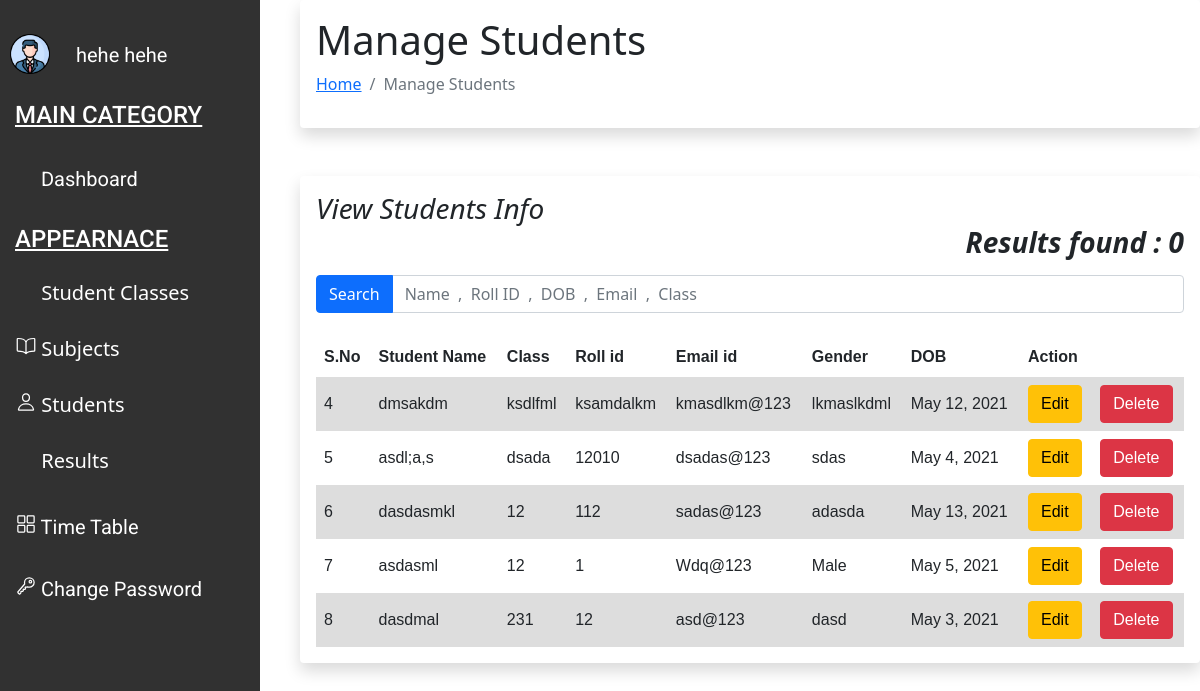
The page /managestudent (signed in) on the database its author committed.
### myApp/models.py (models this page shows, shortened)
class AddStudent(models.Model):
    user = models.ForeignKey(User, default=None, on_delete=models.CASCADE)
    name = models.CharField(max_length=50)
    roll = models.CharField(max_length=50)
    email = models.EmailField(max_length=50)
    gender = models.CharField(max_length=50)
    cla_ss = models.CharField(max_length=50)
    dob = models.DateField()

### myApp/views.py (the view, shortened to what this page needs)
# urls.py: path('managestudent', views.manage_student, name="managestudent"),
@login_required
def manage_student(request):
    addstu = AddStudent.objects.filter(user=request.user)
    return render(request, 'student/manageStudent.html', {'addstu': addstu, 'count': 0})

### templates/student/manageStudent.html (shortened to what this page needs)
{% load static %} {% block content %}
<!DOCTYPE html>
<html lang="en">
<head>
    <link href="https://cdn.jsdelivr.net/npm/bootstrap@5.0.0-beta3/dist/css/bootstrap.min.css" rel="stylesheet">
    <link href="{% static 'student/style.css' %}" rel="stylesheet">
    <link href="https://cdn.jsdelivr.net/npm/bootstrap@5.0.0-beta3/dist/css/bootstrap.min.css" integrity="
    sha384-eOJMYsd53ii+scO/bJGFsiCZc+5NDVN2yr8+0RDqr0Ql0h+rP48ckxlpbzKgwra6" rel="stylesheet" />
</head>
</html>
<body>
    <div class="sidebar " id="sidenav ">
        <br />
        <div class="user ">
            <img alt="user " id="user-img " src="{% static 'dashboard/profile.png' %}" />
            <a href="# ">
                {{user.first_name}} {{user.last_name}}
            </a>
        </div>
        <h4>
            MAIN CATEGORY
        </h4>
        <a href="{% url 'dashboard' %} ">
            <ion-icon name="home-outline ">
            </ion-icon>
            Dashboard
        </a>
        <h4 id="appearance ">
            APPEARNACE
        </h4>
        <button class="dropdown-btn ">
            <ion-icon name="document-outline ">
            </ion-icon>
            Student Classes
        </button>
        <button class="dropdown-btn">
            <ion-icon name="book-outline">
            </ion-icon>
            Subjects
        </button>
        <button class="dropdown-btn">
            <ion-icon name="person-outline">
            </ion-icon>
            Students
        </button>
        <button class="dropdown-btn">
            <ion-icon name="bar-  chart-outline">
            </ion-icon>
            Results
        </button>
        <a href="{% url 'Timetable' %}">
            <ion-icon name="grid-outline">
            </ion-icon>
            Time Table
        </a>
        <a href="{% url 'resetpassword' %}">
            <ion-icon name="key-outline">
            </ion-icon>
            Change Password
        </a>
    </div>
    <div class="body">
        <div class="part1 shadow p-3 mb-5 bg-body rounded">
            <h1 class="HEADING">
                Manage Students
            </h1>
            <ol class="breadcrumb">
                <li class="breadcrumb-item">
                    <a href="{% url 'dashboard' %}">
                        Home
                    </a>
                </li>
                <li aria-current="page" class="breadcrumb-item active">
                    Manage Students
                </li>
            </ol>
        </div>
    </div>
</body>
<div class="Class shadow p-3 mb-5 bg-body rounded" id="main">
    <h3 class="fst-italic">
        View Students Info
        <p class="text-end fst-italic fw-bold">
            Results found : {{count}}
        </p>
    </h3>
    <form action="">
        <div class="input-group mb-4">
            <button class="btn btn-primary" id="button-addon1" type="submit">
                Search
            </button>
            <input aria-describedby="button-addon1" aria-label="Example text with button addon" class="form-control" name="q" placeholder="Name  ,  Roll ID  ,  DOB  ,  Email  ,  Class" type="text">
        </div>
    </form>
    <table>
        <tr>
            <th>
                S.No
            </th>
            <th>
                Student Name
            </th>
            <th>
                Class
            </th>
            <th>
                Roll id
            </th>
            <th>
                Email id
            </th>
            <th>
                Gender
            </th>
            <th>
                DOB
            </th>
            <th>
                Action
            </th>
        </tr>
        {% for s in addstu %}
        <tr>
            <td>
                {{s.id}}
            </td>
            <td>
                {{s.name}}
            </td>
            <td>
                {{s.cla_ss}}
            </td>
            <td>
                {{s.roll}}
            </td>
            <td>
                {{s.email}}
            </td>
            <td>
                {{s.gender}}
            </td>
            <td>
                {{s.dob}}
            </td>
            <td>
                <a href="/editstudent/{{s.id}}">
                    <button class="btn btn-warning" type="submit">
                        Edit
                    </button>
                </a>
            </td>
            <td>
                <a href="/deletestudent/{{s.id}}">
                    <button class="btn btn-danger" type="submit">
                        Delete
                    </button>
                </a>
            </td>
        </tr>
        {% endfor %}
    </table>
</div>
{% endblock %}

### myApp/static/student/style.css (style rules this page uses)
table { font-family: arial, sans-serif; border-collapse: collapse; width: 100%; }
td, th { border: 1px solid #dddddd; text-align: left; padding: 8px; }
tr:nth-child(even) { background-color: #dddddd; }
body { width : 1200px; }
.body { margin-left: 300px; }
.user { display: flex; }
.sidebar { margin: 0px; padding: 0; width: 260px; background-color: #313131; position: fixed; height: 100%; overflow: auto; float: left; }
.sidebar a { font-family: "Roboto", sans-serif; color: white; display: block; padding: 16px; text-decoration: none; font-size: 20px; }
.sidenav a, .dropdown-btn { padding: 6px 8px 20px 16px; text-decoration: none; font-size: 20px; color: #818181; display: block; border: none; background: none; width: 100%; text-align: left; cursor: pointer; outline: none; }
.dropdown-btn { color: white; }
h4 { padding-left: 15px; padding-top: 15px; color: white; font-family: "Roboto", sans-serif; font-size: 18px; padding-bottom: 10px; text-decoration: underline; }

### templates/student/manageStudent.html (style rules this page uses)
img { width: 40px; height: 40px; margin: 10px; }
#main { margin-left: 300px; }

### rows shown on the page
AddStudent: id "4", name "dmsakdm", cla_ss "ksdlfml", roll "ksamdalkm", email "kmasdlkm@123", gender "lkmaslkdml", dob "May 12, 2021"
AddStudent: id "5", name "asdl;a,s", cla_ss "dsada", roll "12010", email "dsadas@123", gender "sdas", dob "May 4, 2021"
AddStudent: id "6", name "dasdasmkl", cla_ss "12", roll "112", email "sadas@123", gender "adasda", dob "May 13, 2021"
AddStudent: id "7", name "asdasml", cla_ss "12", roll "1", email "Wdq@123", gender "Male", dob "May 5, 2021"
AddStudent: id "8", name "dasdmal", cla_ss "231", roll "12", email "asd@123", gender "dasd", dob "May 3, 2021"

### other values the page prints
{{ user.first_name }} "hehe"
{{ user.last_name }} "hehe"
{{ count }} "0"
